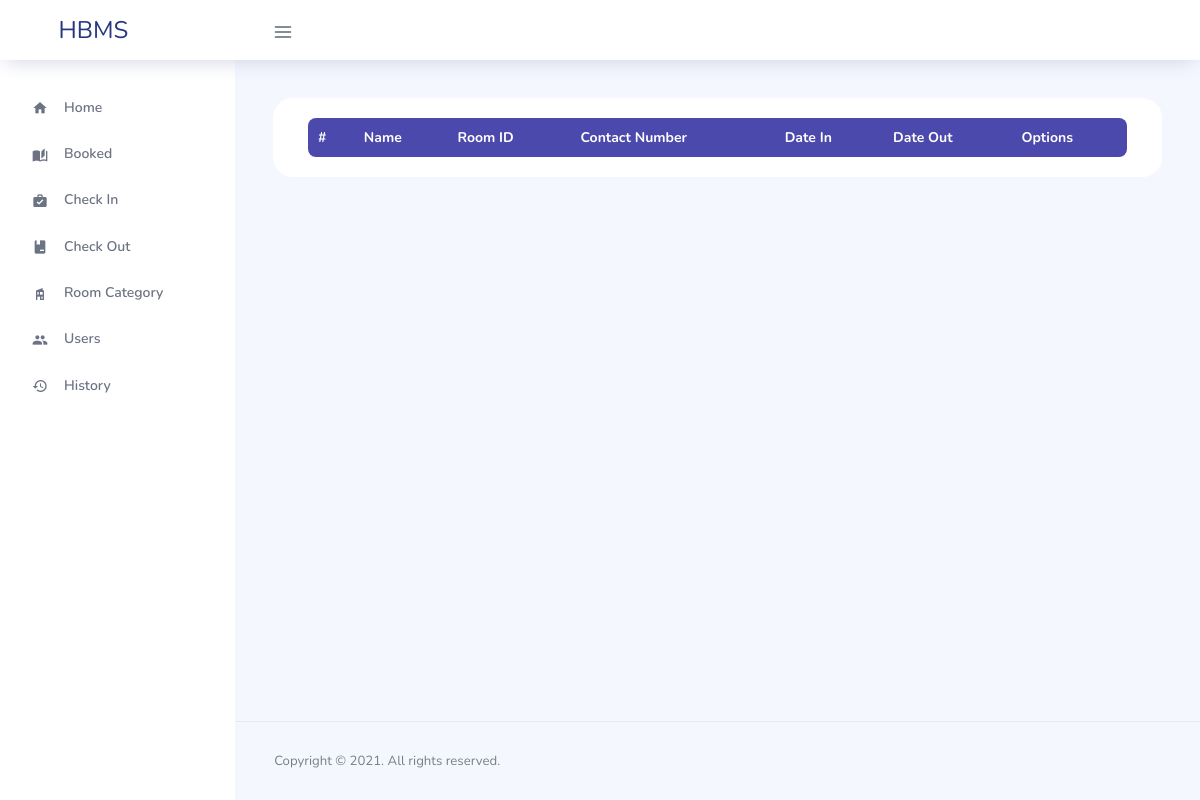
/admin/history.php, run on an earlier commit of the app's database.
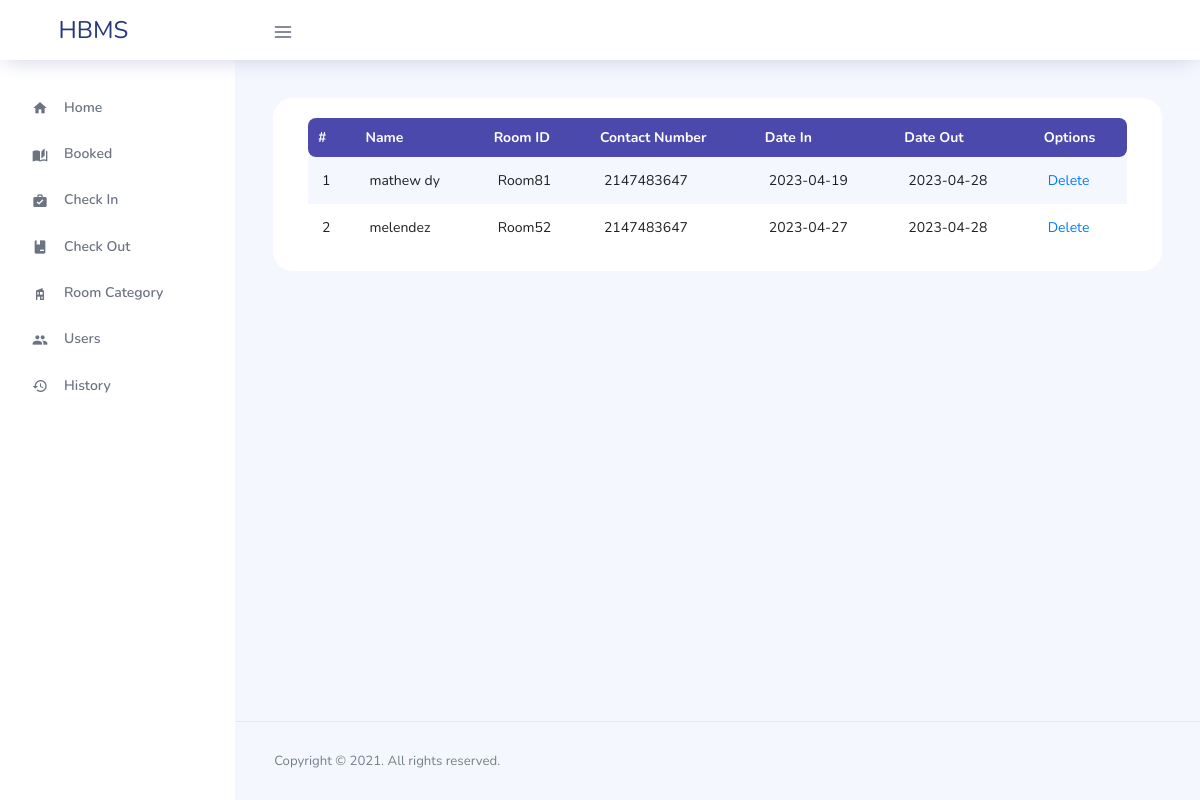
And on a later commit of the database.
### tables this page shows
CREATE TABLE `history` (
  `id` int(11) NOT NULL,
  `reference_number` int(11) NOT NULL,
  `room_id` varchar(50) NOT NULL,
  `room_category_id` int(11) NOT NULL,
  `name` varchar(50) NOT NULL,
  `contact_number` int(11) NOT NULL,
  `date_in` date NOT NULL,
  `date_out` date NOT NULL,
  `date_created` date NOT NULL
);

### admin/history.php (the view, shortened to what this page needs)
<?php
include('../connection.php');
?>
<!DOCTYPE html>
<html lang="en">
<head>
  <link rel="stylesheet" href="../src/plugins/template/vendors/feather/feather.css">
  <link rel="stylesheet" href="../src/plugins/template/vendors/ti-icons/css/themify-icons.css">
  <link rel="stylesheet" href="../src/plugins/template/vendors/css/vendor.bundle.base.css">
  <link rel="stylesheet" href="../src/plugins/template/vendors/datatables.net-bs4/dataTables.bootstrap4.css">
  <link rel="stylesheet" href="../src/plugins/template/vendors/ti-icons/css/themify-icons.css">
  <link rel="stylesheet" href="../src/plugins/template/vendors/mdi/css/materialdesignicons.min.css">
  <link rel="stylesheet" type="text/css" href="../src/plugins/template/js/select.dataTables.min.css">
  <link rel="stylesheet" href="../src/plugins/template/css/vertical-layout-light/style.css">
</head>
<body>
  <div class="container-scroller">
    <nav class="navbar col-lg-12 col-12 p-0 fixed-top d-flex flex-row">
      <div class="text-center navbar-brand-wrapper d-flex align-items-center justify-content-center">
        <a class="navbar-brand brand-logo mr-5" href="home.php">HBMS</a>
      </div>
      <div class="navbar-menu-wrapper d-flex align-items-center justify-content-end">
        <button class="navbar-toggler navbar-toggler align-self-center" type="button" data-toggle="minimize">
          <span class="icon-menu"></span>
        </button>
        <ul class="navbar-nav navbar-nav-right">
        </ul>
      </div>
    </nav>
    <div class="container-fluid page-body-wrapper">
      <nav class="sidebar sidebar-offcanvas" id="sidebar">
        <ul class="nav">
          <li class="nav-item">
            <a class="nav-link" href="home.php">
              <i class="mdi mdi-home menu-icon"></i>
              <span class="menu-title">Home</span>
            </a>
          </li>
          <li class="nav-item">
            <a class="nav-link" href="booked.php">
              <i class="mdi mdi-book-open-page-variant menu-icon"></i>
              <span class="menu-title">Booked</span>
            </a>
          </li>
          <li class="nav-item">
            <a class="nav-link" href="check-in.php">
              <i class="mdi mdi-briefcase-check menu-icon"></i>
              <span class="menu-title">Check In</span>
            </a>
          </li>
          <li class="nav-item">
            <a class="nav-link" href="check-out.php">
              <i class="mdi mdi-book-minus menu-icon"></i>
              <span class="menu-title">Check Out</span>
            </a>
          </li>
          <li class="nav-item">
            <a class="nav-link" href="rooms.php">
              <i class="mdi mdi-home-modern menu-icon"></i>
              <span class="menu-title">Room Category</span>
            </a>
          </li>
          <li class="nav-item">
            <a class="nav-link" href="users.php">
              <i class="mdi mdi-account-multiple menu-icon"></i>
              <span class="menu-title">Users</span>
            </a>
          </li>
          <li class="nav-item">
            <a class="nav-link" href="history.php">
              <i class="mdi mdi-history menu-icon"></i>
              <span class="menu-title">History</span>
            </a>
          </li>
        </ul>
      </nav>
      <div class="main-panel">
        <div class="content-wrapper">
          <div class="row">
            <div class="col-md-12 grid-margin streach-card">
                <div class="card position-relative">
                    <div class="card-body">
                        <div class="col-md-12">
                            <div class="table-responsive">
                                <table id="data" class="display expandable-table table-striped" style="width:100%">
                                    <thead>
                                        <tr>
                                            <th>#</th>
                                            <th>Name</th>
                                            <th>Room ID</th>
                                            <th>Contact Number</th>
                                            <th>Date In</th>
                                            <th>Date Out</th>
                                            <th>Options</th>
                                        </tr>
                                    </thead>
                                    <tbody>
                                    <?php
                                        $sql = "SELECT * FROM history";
                                        $run = mysqli_query($conn,$sql);
                                        if(mysqli_num_rows($run) > 0){
                                            $count = 0;
                                            foreach($run as $row){
                                                $count++;
                                                ?>
                                                    <tr>
                                                        <td><?php echo $count?></td>
                                                        <td><?php echo $row['name']?></td>
                                                        <td><?php echo $row['room_id']?></td>
                                                        <td><?php echo $row['contact_number']?></td>
                                                        <td><?php echo $row['date_in']?></td>
                                                        <td><?php echo $row['date_out']?></td>
                                                        <td><a href="delete-history.php?id=<?php echo $row['id']?>">Delete</a></td>
                                                    </tr>
                                                <?php
                                            }
                                        }
                                        ?>
                                    </tbody>
                                </table>
                            </div>
                        </div>
                    </div>
                </div>
            </div>
          </div>
        </div>
        <footer class="footer">
          <div class="d-sm-flex justify-content-center justify-content-sm-between">
            <span class="text-muted text-center text-sm-left d-block d-sm-inline-block">Copyright © 2021. All rights reserved.</span>
          </div>
        </footer>
      </div>
    </div>
  </div>
</body>
</html>

What changed in the data, as far as the page shows it:
added history: name "mathew dy", room "Room81", contact_number "2147483647", date_in "2023-04-19", date_out "2023-04-28"
added history: name "melendez", room "Room52", contact_number "2147483647", date_in "2023-04-27", date_out "2023-04-28"
